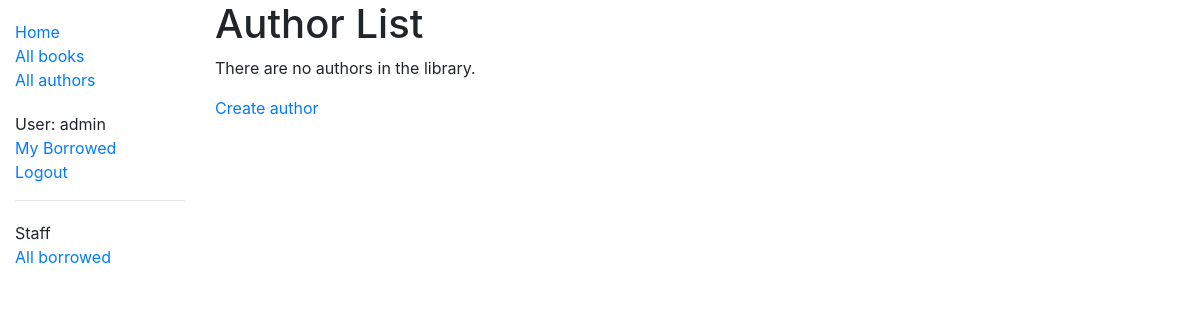
Page /catalog/authors/ (signed in) on the earlier database version.
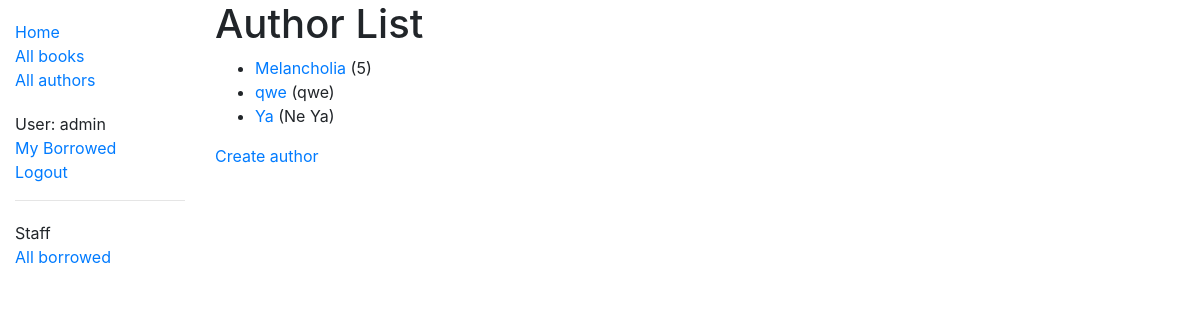
Same page on the later database version.
### catalog/models.py (models this page shows, shortened)
class Author(models.Model):
    first_name = models.CharField(max_length=100)
    last_name = models.CharField(max_length=100)
    date_of_birth = models.DateField(null=True, blank=True)
    date_of_death = models.DateField(null=True, blank=True)
    def get_absolute_url(self):
        return reverse('author-detail', args=[self.id])
    class Meta:
        ordering = ['-id']

### catalog/views.py (the view)
# urls.py: path('authors/', views.AuthorListView.as_view(), name='authors'),
class AuthorListView(generic.ListView):
    model = Author
    paginate_by = 5

### catalog/templates/catalog/author_list.html
{% extends "base_generic.html" %}
{% block content %}
    <h1>Author List</h1>
    {% if author_list %}
    <ul>
      {% for author in author_list %}
      <li>
        <a href="{{ author.get_absolute_url }}">{{ author.first_name }}</a> ({{ author.last_name }})
      </li>
      {% endfor %}
    </ul>
    {% else %}
      <p>There are no authors in the library.</p>
    {% endif %}
    {% if user.is_staff %}
    <a href="{% url 'author_create' %}">Create author</a>
    {% endif %}
{% endblock %}

### catalog/templates/base_generic.html (shortened to what this page needs)
<!DOCTYPE html>
<html lang="en">
<head>
  <link rel="stylesheet" href="https://cdn.jsdelivr.net/npm/bootstrap@4.5.3/dist/css/bootstrap.min.css">
  {% load static %}
  <link rel="stylesheet" href="{% static 'css/styles.css' %}">
</head>
<body>
<div class="container-fluid">
<div class="row">
  <div class="col-sm-2">
  {% block sidebar %}
  <ul class="sidebar-nav">
    <li><a href="{% url 'index' %}">Home</a></li>
    <li><a href="{% url 'books' %}">All books</a></li>
    <li><a href="{% url 'authors' %}">All authors</a></li>
  </ul>
  <ul class="sidebar-nav">
   {% if user.is_authenticated %}
     <li>User: {{ user.get_username }}</li>
     <li><a href="{% url 'my-borrowed' %}">My Borrowed</a></li>
     <li><a href="{% url 'logout'%}?next={{request.path}}">Logout</a></li>
   {% else %}
     <li><a href="{% url 'login'%}?next={{request.path}}">Login</a></li>
   {% endif %}
  </ul>
   {% if user.is_staff %}
   <hr />
   <ul class="sidebar-nav">
   <li>Staff</li>
   {% if perms.catalog.can_mark_returned %}
   <li><a href="{% url 'all-borrowed' %}">All borrowed</a></li>
   {% endif %}
   </ul>
    {% endif %}
{% endblock %}
  </div>
  <div class="col-sm-10 ">
  {% block content %}{% endblock %}
  </div>
</div>
</div>
</body>
</html>

### catalog/static/css/styles.css (style rules this page uses)
.sidebar-nav { margin-top: 20px; padding: 0; list-style: none; }

Differences in the rows shown:
added Author: first_name "Melancholia", last_name "5"
added Author: first_name "qwe", last_name "qwe"
added Author: first_name "Ya", last_name "Ne Ya"
Other differences:
text no longer shown: "There are no authors in the library."
